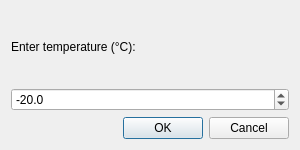
<?xml version="1.0" encoding="UTF-8"?>
<ui version="4.0">
 <class>TemperatureDialog</class>
 <widget class="QDialog" name="TemperatureDialog">
  <property name="geometry">
   <rect>
    <x>0</x>
    <y>0</y>
    <width>300</width>
    <height>150</height>
   </rect>
  </property>
  <property name="windowTitle">
   <string>Enter Temperature</string>
  </property>
  <property name="modal">
   <bool>true</bool>
  </property>
  <layout class="QVBoxLayout" name="verticalLayout">
   <item>
    <widget class="QLabel" name="label">
     <property name="text">
      <string>Enter temperature (°C):</string>
     </property>
    </widget>
   </item>
   <item>
    <widget class="QDoubleSpinBox" name="temperature_spin">
     <property name="minimum">
      <double>-100.000000000000000</double>
     </property>
     <property name="maximum">
      <double>50.000000000000000</double>
     </property>
     <property name="singleStep">
      <double>0.500000000000000</double>
     </property>
     <property name="value">
      <double>-20.000000000000000</double>
     </property>
     <property name="decimals">
      <number>1</number>
     </property>
    </widget>
   </item>
   <item>
    <widget class="QDialogButtonBox" name="buttonBox">
     <property name="standardButtons">
      <set>QDialogButtonBox::Cancel|QDialogButtonBox::Ok</set>
     </property>
    </widget>
   </item>
  </layout>
 </widget>
 <resources/>
 <connections>
  <connection>
   <sender>buttonBox</sender>
   <signal>accepted()</signal>
   <receiver>TemperatureDialog</receiver>
   <slot>accept()</slot>
   <hints>
    <hint type="sourcelabel">
     <x>149</x>
     <y>125</y>
    </hint>
    <hint type="destinationlabel">
     <x>149</x>
     <y>74</y>
    </hint>
   </hints>
  </connection>
  <connection>
   <sender>buttonBox</sender>
   <signal>rejected()</signal>
   <receiver>TemperatureDialog</receiver>
   <slot>reject()</slot>
   <hints>
    <hint type="sourcelabel">
     <x>149</x>
     <y>125</y>
    </hint>
    <hint type="destinationlabel">
     <x>149</x>
     <y>74</y>
    </hint>
   </hints>
  </connection>
 </connections>
</ui>
